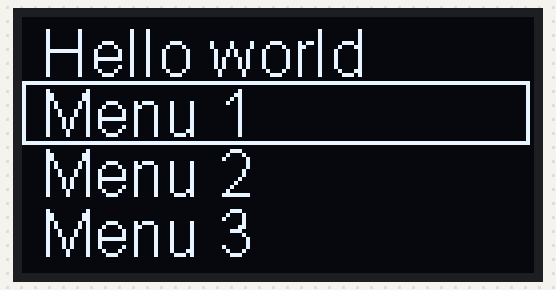
Simulated run of this sketch. Board: ESP8266 (NodeMCU). On the bench: 128×64 one-colour display. Random numbers use the default seed unless the sketch sets one; what the sketch prints to the serial monitor is not drawn.

Above: at 0.1 s.
At 15.4 s:
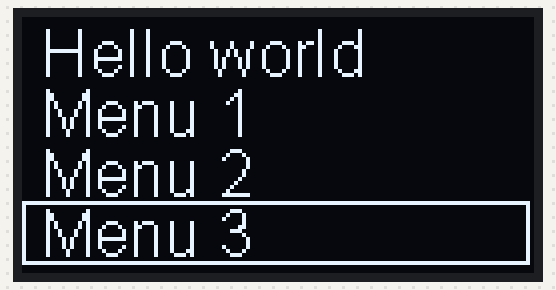
At 17.9 s:
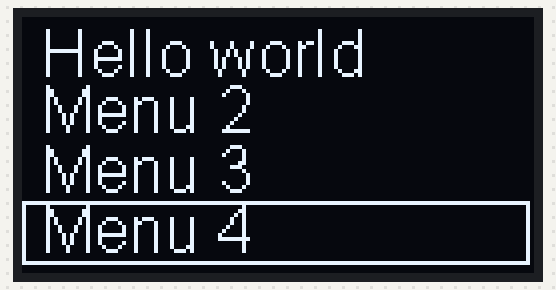
At 20.4 s:
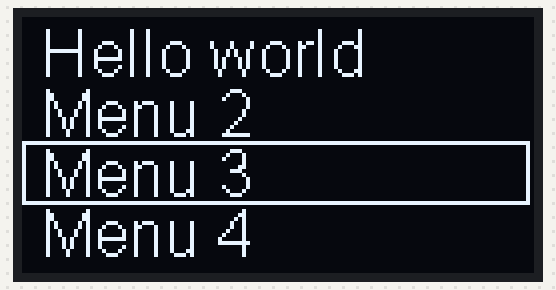
At 27.9 s:
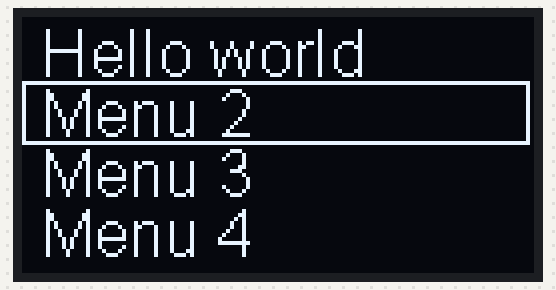
At 37.9 s:
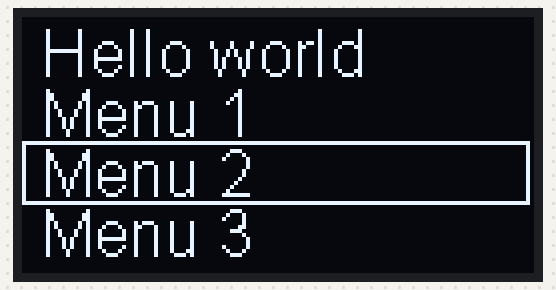

The sketch:

SSD1306SimpleDemo.ino
```cpp
// (licence header left out)
// Include the correct display library

// For a connection via I2C using the Arduino Wire include:
#include <Wire.h>               // Only needed for Arduino 1.6.5 and earlier
#include "SSD1306Wire.h"        // legacy: #include "SSD1306.h"

// Optionally include custom images
#include "images.h"

SSD1306Wire display(0x3c, D1, D2);   // ADDRESS, SDA, SCL  -  SDA and SCL usually populate automatically based on your board's pins_arduino.h

#define DEMO_DURATION 3000

int currenLayer = 1;
int currentPosition = 1;


int rectHeight = 15;

// current selected menu number like if you have 5 menus and selected the 4th, the value is 4
int currentSelectedItem = 1;
int prevSelectedItem = 1;

// menu is 1 to 3 means highlight the first menu, second menu and third menu
int currentMenuPosition = 1;
int currentRectMoveY =  currentMenuPosition * rectHeight;

// the position of the first line of text
int currentTextPosition = 1;
int currentTextMoveY = rectHeight;
int moveStep = 0;

int sleepTime = 2500;

String menuItems[] = {"Menu 1","Menu 2","Menu 3","Menu 4","Menu 5"};

void setup() {
  Serial.begin(115200);
  Serial.println();
  Serial.println();
  randomSeed(analogRead(A0));

  // Initialising the UI will init the display too.
  display.init();

//  display.flipScreenVertically();
  display.setFont(ArialMT_Plain_10);

}

void drawMenu() {
  display.setTextAlignment(TEXT_ALIGN_LEFT);
  display.setFont(ArialMT_Plain_16);
  display.normalDisplay();
  int targetTextMoveY = 15 + (moveStep * rectHeight);
  if (moveStep < 0 && currentTextMoveY >= targetTextMoveY) {
    //move down
    currentTextMoveY = currentTextMoveY - 1;
  } else if (moveStep > 0 && currentTextMoveY <= targetTextMoveY) {
    // move up
    currentTextMoveY = currentTextMoveY + 1;
  }

  String line1 = "";
  String line2 = "";
  String line3 = "";
  String line4 = "";
  int line1Position = currentTextMoveY;
  int line2Position = currentTextMoveY + rectHeight;
  int line3Position = currentTextMoveY + rectHeight * 2;
  int line4Position = currentTextMoveY + rectHeight * 3;

  int textStartPosition = currentSelectedItem - currentMenuPosition;
  int textEndPosition = textStartPosition + 2;
//  if (currentSelectedItem > 0 && currentSelectedItem <=3) {
//    line1 = menuItems[0];
//    line2 = menuItems[1];
//    line3 = menuItems[2];
//  } else if (currentSelectedItem > (sizeof(menuItems) - 3) && currentSelectedItem <= sizeof(menuItems)) {
//    line1 = menuItems[sizeof(menuItems) - 3];
//    line2 = menuItems[sizeof(menuItems) - 2];
//    line3 = menuItems[sizeof(menuItems) - 1];
//  } else
  if (moveStep < 0) {
//    line1Position = currentTextMoveY - rectHeight;
//    line2Position = currentTextMoveY;
//    line3Position = currentTextMoveY + rectHeight * 1;
//    line4Position = currentTextMoveY + rectHeight * 2;

    if (textStartPosition - 1 >= 0) {
      line1 = menuItems[textStartPosition - 1];
    }
    line2 = menuItems[textStartPosition];
    if (textStartPosition + 1 < sizeof(menuItems)) {
      line3 = menuItems[textStartPosition + 1];
    }
    if (textStartPosition + 2 < sizeof(menuItems)) {
      line4 = menuItems[textStartPosition + 2];
    }


  } else if (moveStep > 0) {
    line1Position = currentTextMoveY - rectHeight;
    line2Position = currentTextMoveY;
    line3Position = currentTextMoveY + rectHeight * 1;
    line4Position = currentTextMoveY + rectHeight * 2;

    line1 = menuItems[textStartPosition];
    if (textStartPosition + 1 < sizeof(menuItems)) {
      line2 = menuItems[textStartPosition + 1];
    }
    if (textStartPosition + 2 < sizeof(menuItems)) {
      line3 = menuItems[textStartPosition + 2];
    }
    if (textStartPosition + 3 < sizeof(menuItems)) {
      line4 = menuItems[textStartPosition + 3];
    }
  } else {
    line1 = menuItems[textStartPosition];
    if (textStartPosition + 1 < sizeof(menuItems)) {
      line2 = menuItems[textStartPosition + 1];
    }
    if (textStartPosition + 2 < sizeof(menuItems)) {
      line3 = menuItems[textStartPosition + 2];
    }
  }
  display.setColor(WHITE);

  display.drawString(5, line1Position, line1);
  display.drawString(5, line2Position, line2);
  display.drawString(5, line3Position, line3);
  display.drawString(5, line4Position, line4);

  display.setColor(BLACK);
  display.fillRect(-1, -1, 129, 16);
  display.setColor(WHITE);
  display.drawString(5, 0, "Hello world");
}
void drawOutline() {
  int targetRectMoveY = currentMenuPosition * rectHeight;
  if (currentRectMoveY != targetRectMoveY) {
    if (targetRectMoveY > currentRectMoveY) {
      currentRectMoveY = currentRectMoveY + 1;
    } else {
      currentRectMoveY = currentRectMoveY - 1;
    }
  }
  display.setColor(WHITE);
  display.drawRect(0, currentRectMoveY + 1, 127, rectHeight + 1);
}
unsigned long compareValue = sleepTime;
boolean down = true;
void loop() {
  // clear the display
  int count = 0;
  unsigned long currentTime = millis();
  if (currentTime > compareValue) {
    compareValue = compareValue + sleepTime;

    double randomValue = random(0,10);
    Serial.println(randomValue);
    if (randomValue >= 5) {
      down = true;
    } else {
      down = false;
    }
    if (currentSelectedItem == 5) {
      down = true;
    }
    if (currentSelectedItem == 1) {
      down = false;
    }
    prevSelectedItem = currentSelectedItem;
    if (down) {
      currentSelectedItem = currentSelectedItem - 1;
    } else {
      currentSelectedItem = currentSelectedItem + 1;
    }


    if (currentMenuPosition == 1 && currentSelectedItem < prevSelectedItem && currentSelectedItem < 3) {
      //move up
//      Serial.print("moveup");
      moveStep = prevSelectedItem - currentSelectedItem;
      currentTextMoveY = rectHeight;
    } else if (currentMenuPosition == 3 && currentSelectedItem > prevSelectedItem && currentSelectedItem > 3) {
      //move down
//      Serial.print("movedown");
      moveStep = prevSelectedItem - currentSelectedItem;
      currentTextMoveY = rectHeight;
    } else {
//      Serial.print("nomove");
      moveStep = 0;
      currentTextMoveY = rectHeight;
    }

    if (currentSelectedItem > prevSelectedItem && currentMenuPosition < 3) {
      currentMenuPosition = currentMenuPosition + 1;
    } else if (currentSelectedItem < prevSelectedItem && currentMenuPosition > 1) {
      currentMenuPosition = currentMenuPosition - 1;
    }
//    Serial.print(prevSelectedItem);
//    Serial.print("-");
//    Serial.print(currentSelectedItem);
//    Serial.print("-");
//    Serial.print(currentMenuPosition);
//    Serial.print("-");
//    Serial.print(currentTextMoveY);
//    Serial.print("-");
//    Serial.println(moveStep);

  }
  display.clear();
  drawMenu();
  drawOutline();
  display.display();
  delay(10);
}
```

Source omitted: images.h (data table, 1879 bytes)

Measured:
- what the display in image 1 shows lasts 2.2 s, from 15.3 s to 17.5 s
